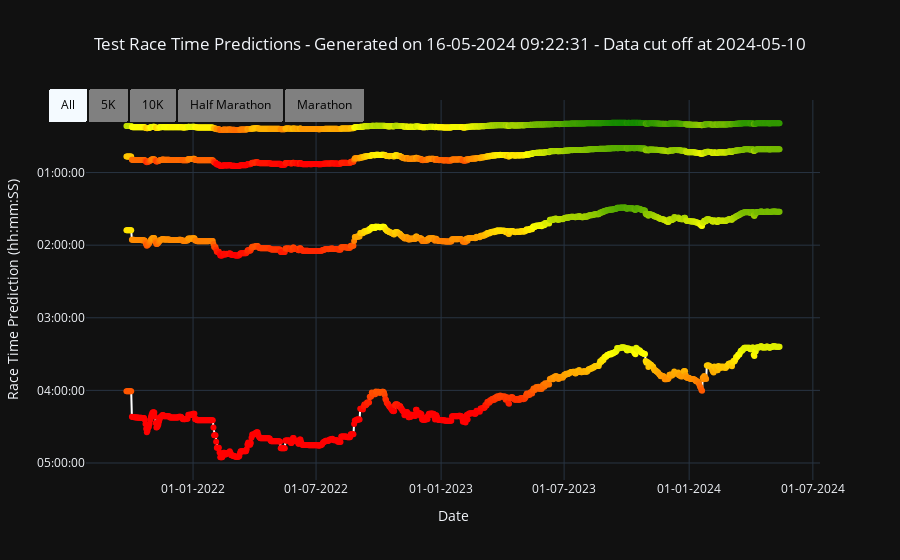

The notebook cell saved with this chart:
### Code cell
plot_title = (
    "Race Time Predictions - Generated on "
    + datetime.datetime.now().strftime("%d-%m-%Y %H:%M:%S")
    + " - Data cut off at 2024-05-10"
)
color = ["green", "green", "yellow", "red", "red"]

# create a plotly figure
fig = go.Figure()

# Create a scatter plot of raceTimeHalf vs. calendarDate
# fig = px.scatter(collective_df, x='calendarDate', y=pd.to_datetime(collective_df['raceTimeHalf'],unit='s'), template="plotly_dark", color='raceTimeHalf', color_continuous_scale=color)

# fig.update_layout(color='raceTimeHalf', color_continuous_scale=color)

# add a scatter plot of raceTime5K vs. calendarDate
marker = dict(
    colorscale=color,
    color=collective_df["raceTime5K"],
    showscale=False,
    cmin=875,
    cmax=1825,
    colorbar=dict(
        thickness=5,
        tickvals=[900, 1050, 1200, 1350, 1500, 1650, 1800],
        ticktext=[
            "00:15:00",
            "00:17:30",
            "00:20:00",
            "00:22:30",
            "00:25:00",
            "00:27:30",
            "00:30:00",
        ],
        title="Color Scale",
        tickformat="%H:%M:%S",
        tickmode="array",
        outlinewidth=0,
    ),
)
fig.add_trace(
    go.Scatter(
        x=collective_df["calendarDate"],
        y=pd.to_datetime(collective_df["raceTime5K"], unit="s"),
        name="5K",
        line=dict(color="white"),
        marker=marker,
    )
)

# add a scatter plot of raceTime10K vs. calendarDate
marker = dict(
    colorscale=color,
    color=collective_df["raceTime10K"],
    showscale=False,
    cmin=1750,
    cmax=3650,
    colorbar=dict(
        thickness=5,
        tickvals=[1800, 2100, 2400, 2700, 3000, 3300, 3600],
        ticktext=[
            "00:30:00",
            "00:35:00",
            "00:40:00",
            "00:45:00",
            "00:50:00",
            "00:55:00",
            "00:60:00",
        ],
        title="Color Scale",
        tickformat="%H:%M:%S",
        tickmode="array",
        outlinewidth=0,
    ),
)
fig.add_trace(
    go.Scatter(
        x=collective_df["calendarDate"],
        y=pd.to_datetime(collective_df["raceTime10K"], unit="s"),
        name="10K",
        line=dict(color="white"),
        marker=marker,
    )
)

# Add a line plot of raceTimeHalf vs. calendarDate
marker = dict(
    colorscale=color,
    color=collective_df["raceTimeHalf"],
    showscale=False,
    cmin=3495,
    cmax=9105,
    colorbar=dict(
        thickness=5,
        tickvals=[3600, 4500, 5400, 6300, 7200, 8100, 9000],
        ticktext=[
            "01:00:00",
            "01:15:00",
            "01:30:00",
            "01:45:00",
            "02:00:00",
            "02:15:00",
            "02:30:00",
        ],
        title="Color Scale",
        tickformat="%H:%M:%S",
        tickmode="array",
        outlinewidth=0,
    ),
)
fig.add_trace(
    go.Scatter(
        x=collective_df["calendarDate"],
        y=pd.to_datetime(collective_df["raceTimeHalf"], unit="s"),
        name="Half Marathon",
        line=dict(color="white"),
        marker=marker,
    )
)

# add a scatter plot of raceTimeMarathon vs. calendarDate
marker = dict(
    colorscale=color,
    color=collective_df["raceTimeMarathon"],
    showscale=False,
    cmin=6990,
    cmax=18210,
    colorbar=dict(
        thickness=5,
        tickvals=[7200, 9000, 10800, 12600, 14400, 16200, 18000],
        ticktext=[
            "2:00:00",
            "2:30:00",
            "3:00:00",
            "3:30:00",
            "4:00:00",
            "4:30:00",
            "5:00:00",
        ],
        title="Color Scale",
        tickformat="%H:%M:%S",
        tickmode="array",
        outlinewidth=0,
    ),
)
fig.add_trace(
    go.Scatter(
        x=collective_df["calendarDate"],
        y=pd.to_datetime(collective_df["raceTimeMarathon"], unit="s"),
        name="Marathon",
        line=dict(color="white"),
        marker=marker,
    )
)


# Set the default plot title
fig.update_layout(
    title_text="Test Race Time Predictions - Generated on "
    + datetime.datetime.now().strftime("%d-%m-%Y %H:%M:%S")
    + " - Data cut off at 2024-05-10"
)

# Set the x-axis title
fig.update_xaxes(title_text="Date")

# Set the y-axis title
fig.update_yaxes(title_text="Race Time Prediction (hh:mm:SS)")

# Set the axes tick settings
fig.update_yaxes(tickformat="%H:%M:%S")
fig.update_xaxes(tickformat="%d-%m-%Y")

# Reverse the y-axis so the fastest times are at the top
fig.update_yaxes(autorange="reversed")

# reverse the y-axis of the color scale
fig.update_layout(coloraxis_colorbar=dict(yanchor="top", y=1))

# Set the hover text
fig.update_traces(mode="markers+lines", hovertemplate=None)

# set crosshairs
fig.update_xaxes(showspikes=True, spikemode="across")
fig.update_yaxes(showspikes=True, spikemode="across")

# create dropdown menu to select which line to show on the graph
fig.update_layout(
    updatemenus=[
        dict(
            buttons=list(
                [
                    dict(
                        label="All",
                        method="update",
                        args=[
                            {"visible": [True, True, True, True], "marker.showscale": False, },
                            {
                                "title": "All " + plot_title,
                            },
                        ],
                    ),
                    dict(
                        label="5K",
                        method="update",
                        args=[
                            {"visible": [True, False, False, False], "marker.showscale": True},
                            {
                                "title": "5K " + plot_title,
                            },
                        ],
                    ),
                    dict(
                        label="10K",
                        method="update",
                        args=[
                            {"visible": [False, True, False, False], "marker.showscale": True},
                            {
                                "title": "10K " + plot_title,
                            },
                        ],
                    ),
                    dict(
                        label="Half Marathon",
                        method="update",
                        args=[
                            {"visible": [False, False, True, False], "marker.showscale": True},
                            {
                                "title": "Half Marathon " + plot_title,
                            },
                        ],
                    ),
                    dict(
                        label="Marathon",
                        method="update",
                        args=[
                            {"visible": [False, False, False, True], "marker.showscale": True},
                            {
                                "title": "Marathon " + plot_title,
                            },
                        ],
                    ),
                ]
            ),
            bgcolor="Grey",
            font=dict(color="Black"),
            type="buttons",
            direction="left",
            showactive=True,
            xanchor="left",
            y=1.03,
            yanchor="top",
        )
    ]
)

# update the layout theme
fig.update_layout(template="plotly_dark", showlegend=False, title_x=0.5)

# update

# Plot the figure
fig.show()
fig.write_html("garmin-data/RunRacePredictions.html")

### Figure 1 — Plotly figure (JSON) as saved in the notebook; plotly's stock layout.template omitted (floating-point values rounded to 4 significant figures; data arrays with more than 128 entries replaced by an {"elided": "..."} marker saying what was removed)
{"data": [{"line": {"color": "white"}, "marker": {"cmax": 1825, "cmin": 875, "color": {"elided": "962 int values"}, "colorbar": {"outlinewidth": 0, "thickness": 5, "tickformat": "%H:%M:%S", "tickmode": "array", "ticktext": ["00:15:00", "00:17:30", "00:20:00", "00:22:30", "00:25:00", "00:27:30", "00:30:00"], "tickvals": [900, 1050, 1200, 1350, 1500, 1650, 1800], "title": {"text": "Color Scale"}}, "colorscale": [[0, "green"], [0.25, "green"], [0.5, "yellow"], [0.75, "red"], [1, "red"]], "showscale": false}, "mode": "markers+lines", "name": "5K", "type": "scatter", "x": {"elided": "962 str values"}, "y": {"elided": "962 str values"}}, {"line": {"color": "white"}, "marker": {"cmax": 3650, "cmin": 1750, "color": {"elided": "962 int values"}, "colorbar": {"outlinewidth": 0, "thickness": 5, "tickformat": "%H:%M:%S", "tickmode": "array", "ticktext": ["00:30:00", "00:35:00", "00:40:00", "00:45:00", "00:50:00", "00:55:00", "00:60:00"], "tickvals": [1800, 2100, 2400, 2700, 3000, 3300, 3600], "title": {"text": "Color Scale"}}, "colorscale": [[0, "green"], [0.25, "green"], [0.5, "yellow"], [0.75, "red"], [1, "red"]], "showscale": false}, "mode": "markers+lines", "name": "10K", "type": "scatter", "x": {"elided": "962 str values"}, "y": {"elided": "962 str values"}}, {"line": {"color": "white"}, "marker": {"cmax": 9105, "cmin": 3495, "color": {"elided": "962 int values"}, "colorbar": {"outlinewidth": 0, "thickness": 5, "tickformat": "%H:%M:%S", "tickmode": "array", "ticktext": ["01:00:00", "01:15:00", "01:30:00", "01:45:00", "02:00:00", "02:15:00", "02:30:00"], "tickvals": [3600, 4500, 5400, 6300, 7200, 8100, 9000], "title": {"text": "Color Scale"}}, "colorscale": [[0, "green"], [0.25, "green"], [0.5, "yellow"], [0.75, "red"], [1, "red"]], "showscale": false}, "mode": "markers+lines", "name": "Half Marathon", "type": "scatter", "x": {"elided": "962 str values"}, "y": {"elided": "962 str values"}}, {"line": {"color": "white"}, "marker": {"cmax": 18210, "cmin": 6990, "color": {"elided": "962 int values"}, "colorbar": {"outlinewidth": 0, "thickness": 5, "tickformat": "%H:%M:%S", "tickmode": "array", "ticktext": ["2:00:00", "2:30:00", "3:00:00", "3:30:00", "4:00:00", "4:30:00", "5:00:00"], "tickvals": [7200, 9000, 10800, 12600, 14400, 16200, 18000], "title": {"text": "Color Scale"}}, "colorscale": [[0, "green"], [0.25, "green"], [0.5, "yellow"], [0.75, "red"], [1, "red"]], "showscale": false}, "mode": "markers+lines", "name": "Marathon", "type": "scatter", "x": {"elided": "962 str values"}, "y": {"elided": "962 str values"}}], "layout": {"coloraxis": {"colorbar": {"y": 1, "yanchor": "top"}}, "showlegend": false, "title": {"text": "Test Race Time Predictions - Generated on 16-05-2024 09:22:31 - Data cut off at 2024-05-10", "x": 0.5}, "updatemenus": [{"bgcolor": "Grey", "buttons": [{"args": [{"marker.showscale": false, "visible": [true, true, true, true]}, {"title": "All Race Time Predictions - Generated on 16-05-2024 09:22:31 - Data cut off at 2024-05-10"}], "label": "All", "method": "update"}, {"args": [{"marker.showscale": true, "visible": [true, false, false, false]}, {"title": "5K Race Time Predictions - Generated on 16-05-2024 09:22:31 - Data cut off at 2024-05-10"}], "label": "5K", "method": "update"}, {"args": [{"marker.showscale": true, "visible": [false, true, false, false]}, {"title": "10K Race Time Predictions - Generated on 16-05-2024 09:22:31 - Data cut off at 2024-05-10"}], "label": "10K", "method": "update"}, {"args": [{"marker.showscale": true, "visible": [false, false, true, false]}, {"title": "Half Marathon Race Time Predictions - Generated on 16-05-2024 09:22:31 - Data cut off at 2024-05-10"}], "label": "Half Marathon", "method": "update"}, {"args": [{"marker.showscale": true, "visible": [false, false, false, true]}, {"title": "Marathon Race Time Predictions - Generated on 16-05-2024 09:22:31 - Data cut off at 2024-05-10"}], "label": "Marathon", "method": "update"}], "direction": "left", "font": {"color": "Black"}, "showactive": true, "type": "buttons", "xanchor": "left", "y": 1.03, "yanchor": "top"}], "xaxis": {"showspikes": true, "spikemode": "across", "tickformat": "%d-%m-%Y", "title": {"text": "Date"}}, "yaxis": {"autorange": "reversed", "showspikes": true, "spikemode": "across", "tickformat": "%H:%M:%S", "title": {"text": "Race Time Prediction (hh:mm:SS)"}}}}
